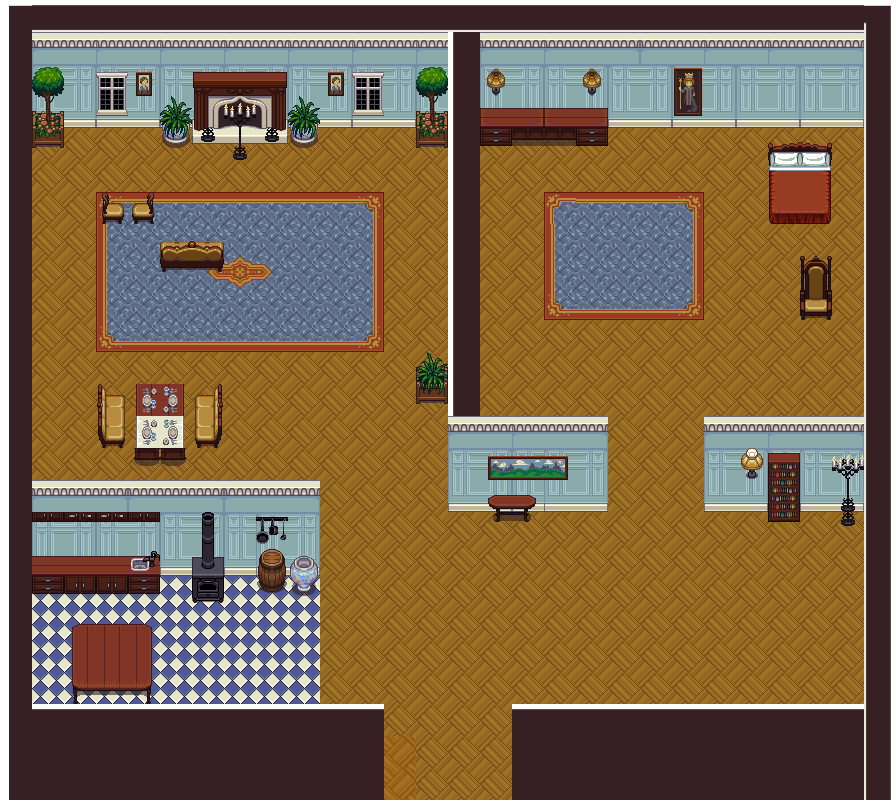

Below is a game level as drawn by its tile map, then a one-line description and the .tmx that defines it (tile-layer data replaced by summaries):
An orthogonal 28x25 tile map with 32x32 px tiles, 3 tile layers (图块层 1, 图块层 2, 图块层 3), 6 tilesets and 52 objects (farm, farmhouse, bed).

<map version="1.2" tiledversion="1.3.1" orientation="orthogonal" renderorder="right-down" compressionlevel="0" width="28" height="25" tilewidth="32" tileheight="32" infinite="0" nextlayerid="9" nextobjectid="58">
 <properties>
  <property name="name" value="farmhouse" />
 </properties>
 <tileset firstgid="1" source="MEL`6G@K2C4Q)I[6KXHQD3I.tsx" />
 <tileset firstgid="235" source="Inside_A2.tsx" />
 <tileset firstgid="427" source="house_inside.tsx" />
 <tileset firstgid="651" source="Inside_A4.tsx" />
 <tileset firstgid="891" source="Inside_B.tsx" />
 <tileset firstgid="1147" source="arabic.tsx" />
 <layer id="1" name="图块层 1" width="28" height="25">
  <data>[700 cells, 700 non-empty, 44 distinct tile ids]</data>
 </layer>
 <layer id="2" name="图块层 2" width="28" height="25">
  <data>[700 cells, 253 non-empty, 96 distinct tile ids]</data>
 </layer>
 <layer id="3" name="图块层 3" width="28" height="25">
  <data>[700 cells, 22 non-empty, 16 distinct tile ids]</data>
 </layer>
 <objectgroup id="4" name="Teleport">
  <object id="1" name="farm" x="382" y="734" width="130" height="36" />
 </objectgroup>
 <objectgroup id="5" name="Player_Spawn">
  <object id="2" name="farmhouse" x="414.255" y="638.009" width="72.9081" height="56" />
 </objectgroup>
 <objectgroup id="6" name="Collision">
  <object id="3" x="146" y="698" width="236" height="8" />
  <object id="4" x="68" y="618" width="84" height="86" />
  <object id="5" x="32" y="590" height="118" />
  <object id="6" x="28" y="702" width="46" height="6" />
  <object id="7" x="32" y="588" width="126" height="6" />
  <object id="8" x="154" y="568" width="6" height="20" />
  <object id="9" x="156" y="570" width="32" height="2" />
  <object id="10" x="188" y="572" width="38" height="26" />
  <object id="11" x="228" y="574" width="30" height="4" />
  <object id="12" x="262" y="574" width="56" height="18" />
  <object id="13" x="316" y="480" width="6" height="88" />
  <object id="14" x="32" y="478" width="284" height="2" />
  <object id="15" x="32" y="146" width="2" height="326" />
  <object id="16" x="30" y="112" width="36" height="34" />
  <object id="17" x="64" y="120" width="94" height="8" />
  <object id="18" x="160" y="120" width="34" height="22" />
  <object id="19" x="198" y="142" width="36" height="2" />
  <object id="20" x="226" y="140" width="28" height="18" />
  <object id="21" x="254" y="140" width="40" height="6" />
  <object id="22" x="286" y="118" width="32" height="24" />
  <object id="23" x="318" y="126" width="100" />
  <object id="24" x="418" y="120" width="28" height="28" />
  <object id="25" x="442" y="150" width="6" height="214" />
  <object id="26" x="412" y="360" width="38" height="42" />
  <object id="27" x="446" y="406" width="6" height="106" />
  <object id="28" x="96" y="192" width="62" height="32" />
  <object id="29" x="162" y="238" width="62" height="34" />
  <object id="30" x="88" y="382" width="134" height="80" />
  <object id="31" x="478" y="142" width="2" height="270" />
  <object id="32" x="478" y="416" width="126" height="5.4273" />
  <object id="33" x="604" y="420" width="2" height="90" />
  <object id="34" x="454" y="508" width="146" height="2" />
  <object id="35" x="482" y="140" width="124" height="4" />
  <object id="36" x="606" y="116" height="26" />
  <object id="37" x="606" y="122" width="256" height="8" />
  <object id="38" x="860" y="130" width="2" height="286" />
  <object id="40" x="704" y="418" height="92" />
  <object id="41" x="704" y="510" width="62" height="4" />
  <object id="42" x="762" y="512" width="46" height="10" />
  <object id="43" x="798" y="500" height="2" />
  <object id="44" x="804" y="508" width="38" height="2" />
  <object id="45" x="840" y="510" width="20" height="22" />
  <object id="46" x="860" y="508" width="2" height="196" />
  <object id="47" x="514" y="702" width="344" height="8" />
  <object id="48" x="382" y="704" width="6" height="90" />
  <object id="49" x="510" y="708" width="2" height="94" />
  <object id="50" x="796" y="252" width="36" height="72" />
  <object id="54" x="702.23" y="412.489" width="161.285" height="7.13649" />
  <object id="56" x="775.022" y="132.739" width="79.9286" height="88.4924" />
 </objectgroup>
 <objectgroup id="7" name="NPC">
  <object id="55" name="bed" x="767.886" y="129.884" width="65.6557" height="97.0562" />
 </objectgroup>
</map>
